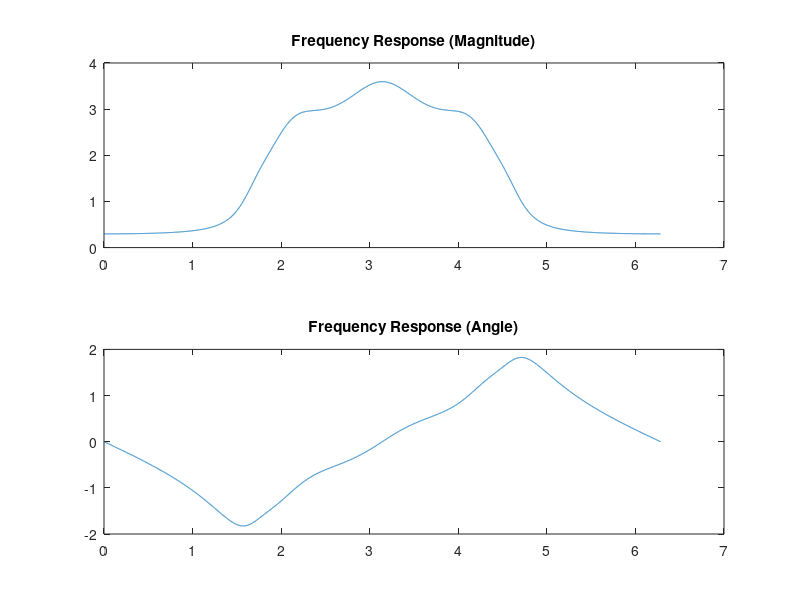
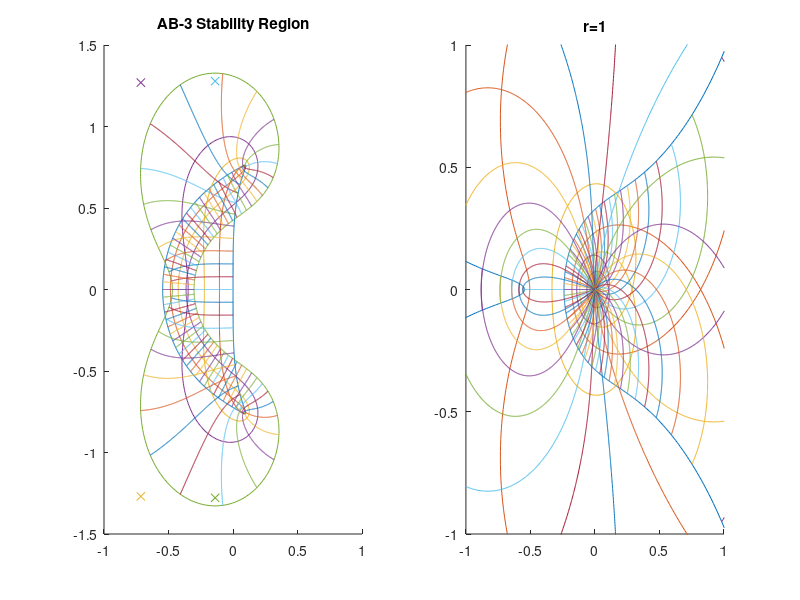

Recreate these plots in MATLAB, in order.
% System Simulation Problem 10
% Written by Josh Humphrey

%% Part B %%
clear
N = 10000;
Omega=linspace(0,2*pi,N+1);      %Set up vector of Omega
s=exp(1i*Omega);                  %Define z on unit circle
T=0.001;
H = (0.6042*s.^4+4.1572*s.^2+6.1591)./(s.^5+3.4630*s.^4+7.1704*s.^3+10.2787*s.^2+8.6926*s+6.159);
       
figure (1)
subplot(2,1,1)
plot(Omega,abs(H));
title('Frequency Response (Magnitude)')
        
subplot(2,1,2)
plot(Omega,angle(H));
title('Frequency Response (Angle)')

%% Part C %%
figure(2)
run=2;
Nr=10;
Ntheta=80;

rho=linspace(1,Nr,Nr)/Nr;
theta=linspace(0,(Ntheta-1)/Ntheta,Ntheta)*2*pi;
    
rhocw=rho;
rhoccw=rho;

p=linspace(0,2*pi,1001);
for m=1:Nr
    r=rho(Nr-m+1);
    z=r*exp(i*p);
    w=(12*(z.^2).*(z-1)./(23*(z.^2)-16*z+5));
    if(r>0.57)
        rhoccw(m)=100;
        subplot(121)
        title('AB-3 Stability Region')
        hold on
        plot(real(w),imag(w))
        hold off
        axis([-1 1 -1.5 1.5])
    else
        rhocw(m)=0;
        subplot(122)
         title('r=1')
        hold on
        plot(real(w),imag(w))
        hold off
        axis([-1 1 -1 1])
    end    
    
end
if(run==3)
    pause
end


r1=linspace(min(rhoccw),1,1001);
r2=linspace(0,max(rhocw),1001);

for m=1:length(theta)
    z1=r1*exp(i*theta(m));
    z2=r2*exp(i*theta(m));
    w1=(12*(z1.^2).*(z1-1)./(23*(z1.^2)-16*z1+5));
    w2=(12*(z2.^2).*(z2-1)./(23*(z2.^2)-16*z2+5));
    
    subplot(121)
    hold on
        plot(real(w1),imag(w1))
    hold off
    subplot(122)
    hold on
        plot(real(w2),imag(w2))
    hold off
    
end

% Add in part D poles
subplot(121)
hold on
plot(-1.75552,0, 'x')
plot(-0.71469,-1.26945, 'x')
plot(-0.71469,1.26945, 'x')
plot(-0.139044,-1.278189, 'x')
plot(-0.139044,1.278189, 'x')
hold off

T_completely_stable = 0.01;
T_relatively_stable = 0.3;
T_relatively_unstable = 0.5;
T_completely_unstalbe = 1.0;
